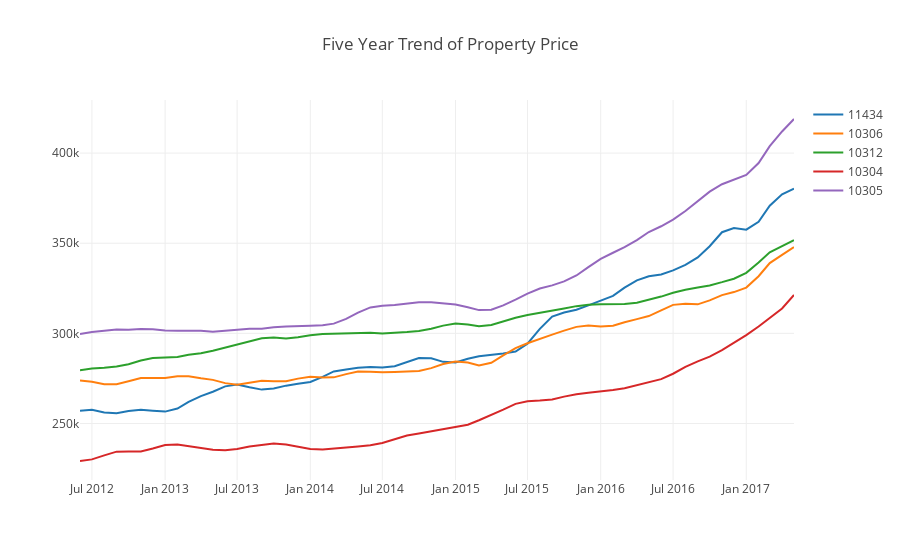

The code cell stored with this chart in its notebook:
### Markdown cell above
### 2.2 Five Year Trend

### Code cell
config = {
    'x':zillow_clean_five.columns[-61:-1],
    'y':zillow_clean_five.iloc[:,-61:-1].values,
    'legends':zillow_clean_five.zipcode.values,
    'title':'Five Year Trend of Property Price'
}
lib.plot_lines(config)
